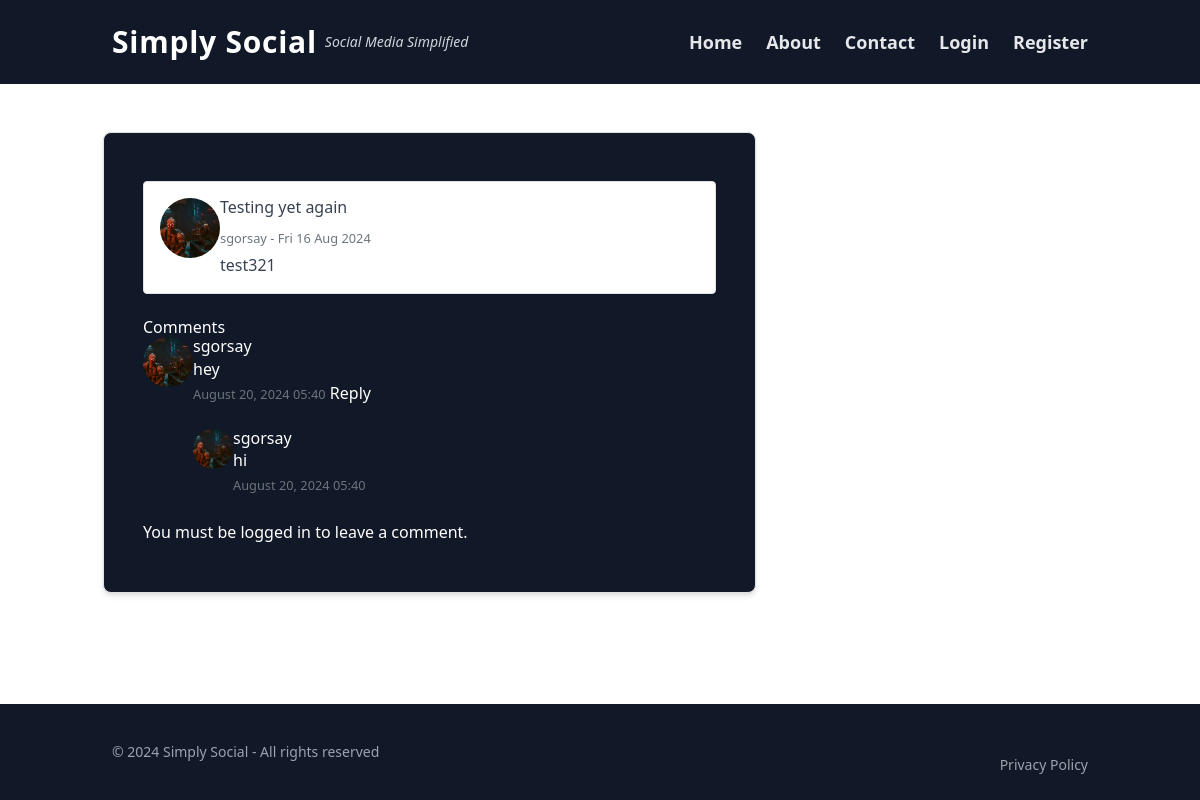
The app's page /blog/home/post/14/ with its own data.
### blog/models.py (models this page shows, shortened)
class Post(models.Model):
    title = models.CharField(max_length=100)
    content = models.TextField()
    date_posted = models.DateTimeField(default = timezone.now)
    author = models.ForeignKey(User, on_delete=models.CASCADE)

class Comment(models.Model):
    post = models.ForeignKey(Post, related_name="comments", on_delete=models.CASCADE)
    author = models.ForeignKey(User, on_delete=models.CASCADE)
    content = models.TextField()
    date_posted = models.DateTimeField(default=timezone.now)
    parent = models.ForeignKey('self', null=True, blank=True, related_name='replies', on_delete=models.CASCADE)

### users/models.py (models this page shows, shortened)
class Profile(models.Model):
    user = models.OneToOneField(User, on_delete=models.CASCADE)
    image = models.ImageField(default='default.jpg', upload_to='profile_pics')
    bio = models.TextField(default="Hi! I am using Simply Social")
    encryption_key = models.CharField(max_length=100, blank=True, null=True)

### blog/views.py (the view, shortened to what this page needs)
# urls.py: path('home/post/<int:pk>/', PostDetailView.as_view(), name='post-detail'),
class PostDetailView(DetailView):
    model = Post
    def get_context_data(self, **kwargs):
        context = super().get_context_data(**kwargs)
        context['comments'] = self.object.comments.filter(parent__isnull=True)
        context['comment_form'] = CommentForm
        return context

### blog/templates/blog/post_detail.html (shortened to what this page needs)
{% extends "blog/base.html" %}
{% block content %}
<div class="container my-4">
    <div class="row">
        <div class="col-12 mb-4">
            <div class="d-flex align-items-right p-3 border rounded bg-white shadow-sm">
                <div class="me-4">
                    <img src="{{ object.author.profile.image.url }}"
                            class="img-fluid rounded-circle"
                            style="width: 60px; height: 60px; object-fit: cover;"
                            alt="Profile picture of {{ object.author }}">
                </div>
                <div class="flex-grow-1">
                    <h4 class="text-gray-700 mb-2">{{ object.title }}</h4>
                    <p class="text-muted mb-1">
                        <small><a href="{% url 'user-posts' object.author.username %}">{{ object.author }} </a> - {{ object.date_posted|date:"D d M Y" }}</small>
                    </p>
                    <p class="text-gray-700 mb-0">{{ object.content }}</p>
                </div>
            </div>
        </div>
    </div>
    <div class="row">
        <div class="col-12">
            <div class="content-section">
                <h3>Comments</h3>
                {% for comment in comments %}
                    <div class="media mb-4">
                        <img class="rounded-circle article-img" src="{{ comment.author.profile.image.url }}" alt="Profile picture of {{ comment.author }}" style="width: 50px; height: 50px; object-fit: cover;">
                        <div class="media-body">
                            <h5 class="mt-0"><a href="{% url 'profile-view' comment.author.username %}">{{ comment.author }}</a></h5>
                            <p>{{ comment.content }}</p>
                            <small class="text-muted">{{ comment.date_posted|date:"F d, Y H:i" }}</small>
                            <a href="#" class="reply-link" data-comment-id="{{ comment.id }}">Reply</a>
                            {% for reply in comment.replies.all %}
                                <div class="media mt-4">
                                    <img class="rounded-circle article-img" src="{{ reply.author.profile.image.url }}" alt="Profile picture of {{ reply.author }}" style="width: 40px; height: 40px; object-fit: cover;">
                                    <div class="media-body">
                                        <h6 class="mt-0"><a href="{% url 'profile-view' reply.author.username %}">{{ reply.author }}</a></h6>
                                        <p>{{ reply.content }}</p>
                                        <small class="text-muted">{{ reply.date_posted|date:"F d, Y H:i" }}</small>
                                    </div>
                                </div>
                            {% endfor %}
                        </div>
                    </div>
                {% empty %}
                    <p>No comments yet. Be the first to comment!</p>
                {% endfor %}
            </div>
            {% if user.is_authenticated %}
                <div class="content-section">
                    <h3>Leave a Comment</h3>
                    <form method="POST">
                        {% csrf_token %}
                        {{ comment_form.as_p }}
                        <button type="submit" class="btn btn-primary">Submit</button>
                    </form>
                </div>
            {% else %}
                <p>You must be <a href="{% url 'login' %}">logged in</a> to leave a comment.</p>
            {% endif %}
        </div>
    </div>
</div>
{% endblock content %}

### static/css/styles.css (style rules this page uses)
body { transition: filter 0.5s ease-in-out; }

### records on screen
Post: author.profile.image (picture), title "Testing yet again", author "sgorsay", date_posted "Fri 16 Aug 2024", content "test321"
Comment: author.profile.image (picture), author "sgorsay", content "hey", date_posted "August 20, 2024 05:40"
Comment: author.profile.image (picture), author "sgorsay", content "hi", date_posted "August 20, 2024 05:40"
